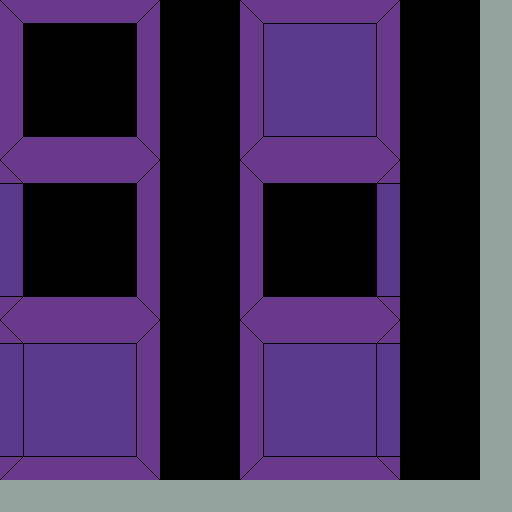

A 2D game scene composited from a Tiled map and its tileset images. What follows is a short description and the map's XML, with each tile layer's data collapsed to a summary:
An orthogonal 64x64 tile map with 8x8 px tiles, 1 tile layer (Tile Layer 1).

<map version="1.9" tiledversion="1.9.2" orientation="orthogonal" renderorder="right-down" width="64" height="64" tilewidth="8" tileheight="8" infinite="0" nextlayerid="2" nextobjectid="1">
 <tileset firstgid="1" source="tileset.tsx" />
 <layer id="1" name="Tile Layer 1" width="64" height="64">
  <data>[4096 cells, 4096 non-empty, 17 distinct tile ids]</data>
 </layer>
</map>